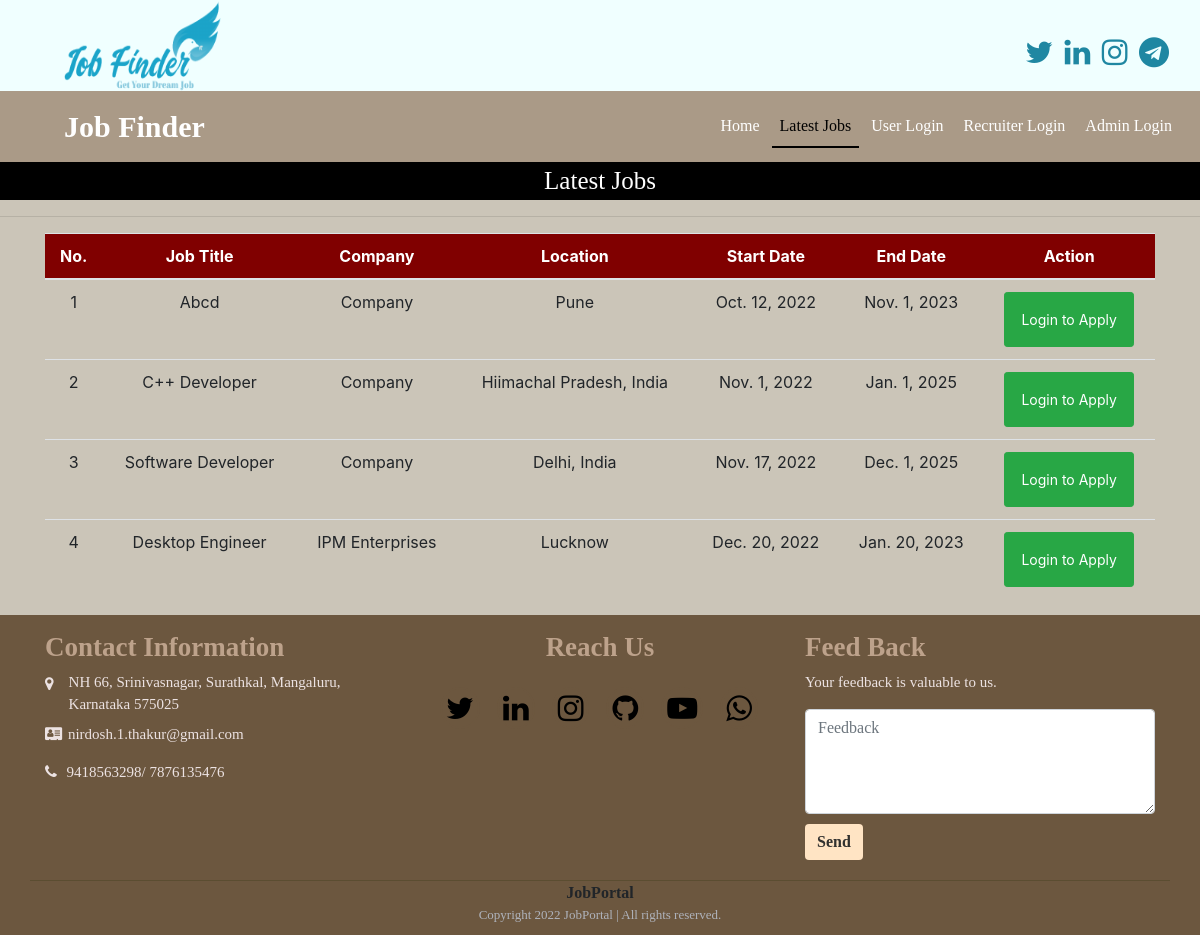
The page /latest_jobs on the database its author committed.
### job/models.py (models this page shows, shortened)
class Job(models.Model):
    recruiter = models.ForeignKey(Recruiter, on_delete=models.CASCADE)
    start_date = models.DateField()
    end_date = models.DateField()
    image = models.FileField(null=True)
    title = models.CharField(max_length=100)
    salary = models.IntegerField()
    description = models.CharField(max_length=200)
    experience = models.CharField(max_length=50)
    location = models.CharField(max_length=100)
    skills = models.CharField(max_length=100)
    creation_date = models.DateField()

class Recruiter(models.Model):
    user = models.ForeignKey(User, on_delete=models.CASCADE)
    mobile = models.CharField(max_length=15, null=True)
    image = models.FileField(null=True)
    gender = models.CharField(max_length=10, null=True)
    company = models.CharField(max_length=50, null=True)
    type = models.CharField(max_length=15, null=True)
    status = models.CharField(max_length=20, null=True)

### job/views.py (the view)
# urls.py: path('latest_jobs', latest_jobs, name="latest_jobs"),
def latest_jobs(request):
    data = Job.objects.all().order_by('start_date')
    d = {'data': data}
    return render(request, 'latest_jobs.html', d)

### job/templates/latest_jobs.html (shortened to what this page needs)
{% load static %}
{% block body %}
{% include 'navigations.html' %}
<div class="bef_log_page" style="font-family:'Monotype Corsiva'; font-size:25px; color: white; background-color: black; text-align: center" value="latest_jobs">
    Latest Jobs
</div>
<hr>
<div class="container">
<table class="table table-hover" id="example">
    <thead>
    <tr style="background-color: maroon; color: white; text-align: center">
        <th>No.</th>
        <th>Job Title</th>
        <th>Company</th>
        <th>Location</th>
        <th>Start Date</th>
        <th>End Date</th>
        <th>Action</th>
    </tr>
    </thead>
    <tbody>
    {% for i in data %}
    <tr style="text-align: center">
        <td>{{forloop.counter}}</td>
        <td>{{i.title}}</td>
        <td>{{i.recruiter.company}}</td>
        <td>{{i.location}}</td>
        <td>{{i.start_date}}</td>
        <td>{{i.end_date}}</td>
        <td><a href="{% url 'user_login' %}" class="btn btn-success btn-sm p-3">Login to Apply</a>
        </td>
    </tr>
    {% endfor %}
    </tbody>
</table>
</div>
{% include 'footer.html' %}
{% endblock %}

### rows shown on the page
Job: title "Abcd", recruiter.company "Company", location "Pune", start_date "Oct. 12, 2022", end_date "Nov. 1, 2023"
Job: title "C++ Developer", recruiter.company "Company", location "Hiimachal Pradesh, India", start_date "Nov. 1, 2022", end_date "Jan. 1, 2025"
Job: title "Software Developer", recruiter.company "Company", location "Delhi, India", start_date "Nov. 17, 2022", end_date "Dec. 1, 2025"
Job: title "Desktop Engineer", recruiter.company "IPM Enterprises", location "Lucknow", start_date "Dec. 20, 2022", end_date "Jan. 20, 2023"
